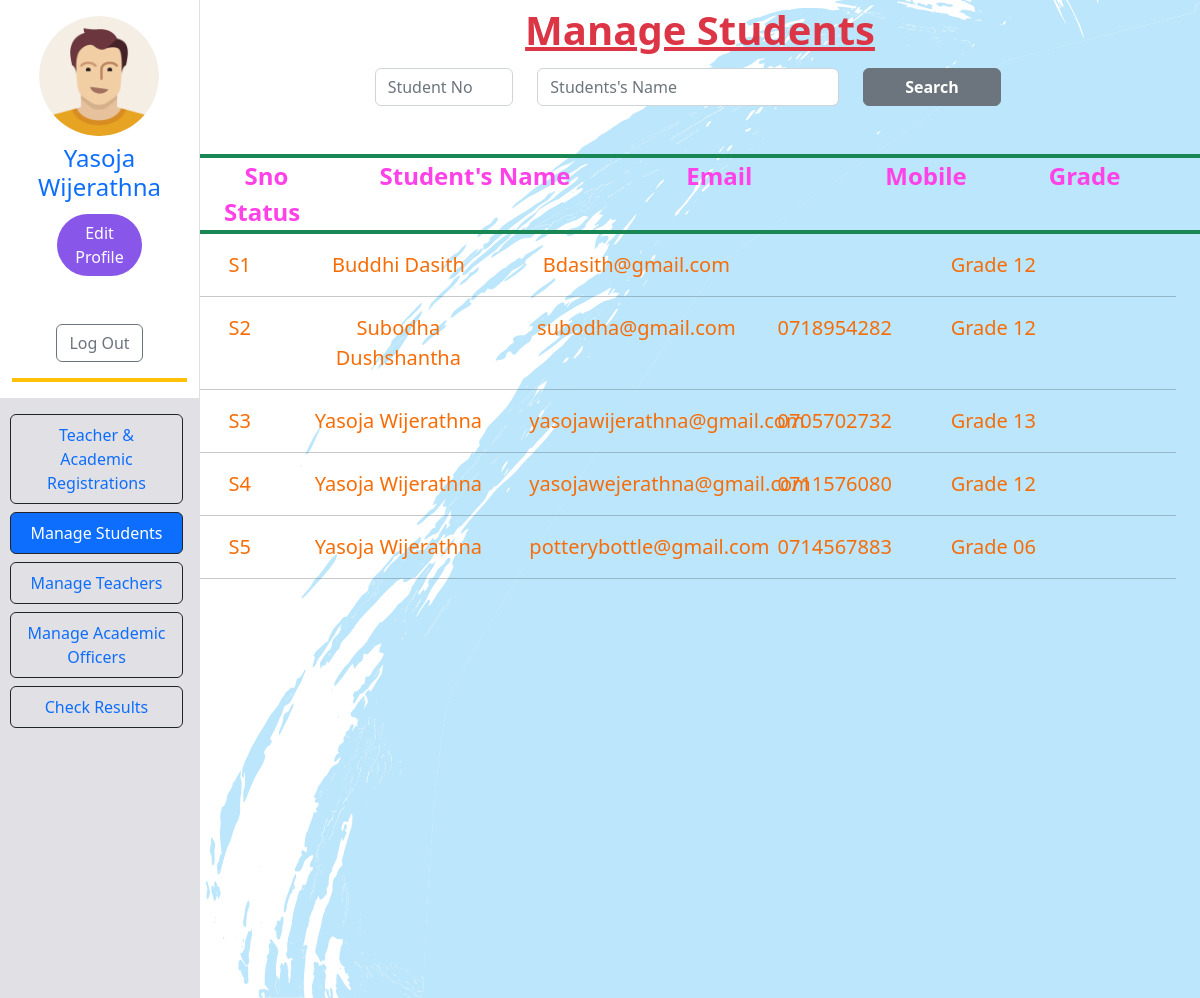
/LMS/studentManaging.php (signed in), run on the app's committed database.
### tables this page shows
CREATE TABLE IF NOT EXISTS `admin_profile` (
  `id` int NOT NULL AUTO_INCREMENT,
  `admin_email` varchar(45) NOT NULL,
  `line1` varchar(45) DEFAULT NULL,
  `line2` varchar(45) DEFAULT NULL,
  `city_id` int NOT NULL,
  `img_path` text,
  PRIMARY KEY (`id`),
  KEY `fk_admin_profile_admin1_idx` (`admin_email`),
  KEY `fk_admin_profile_city1_idx` (`city_id`),
  CONSTRAINT `fk_admin_profile_admin1` FOREIGN KEY (`admin_email`) REFERENCES `admin` (`email`),
  CONSTRAINT `fk_admin_profile_city1` FOREIGN KEY (`city_id`) REFERENCES `city` (`id`)
);

CREATE TABLE IF NOT EXISTS `student` (
  `Sno` varchar(15) NOT NULL,
  `firstName` varchar(45) DEFAULT NULL,
  `lastName` varchar(45) DEFAULT NULL,
  `DOB` date DEFAULT NULL,
  `gender_id` int NOT NULL,
  `status_id` int NOT NULL,
  `email` varchar(70) DEFAULT NULL,
  `password` varchar(45) DEFAULT NULL,
  `otp` varchar(45) DEFAULT NULL,
  `registeredDate` date DEFAULT NULL,
  `grade_id` int NOT NULL,
  `mobile` varchar(10) DEFAULT NULL,
  PRIMARY KEY (`Sno`),
  UNIQUE KEY `email_UNIQUE` (`email`),
  UNIQUE KEY `mobile_UNIQUE` (`mobile`),
  KEY `fk_student_gender_idx` (`gender_id`),
  KEY `fk_student_status1_idx` (`status_id`),
  KEY `fk_student_grade1_idx` (`grade_id`),
  CONSTRAINT `fk_student_gender` FOREIGN KEY (`gender_id`) REFERENCES `gender` (`id`),
  CONSTRAINT `fk_student_grade1` FOREIGN KEY (`grade_id`) REFERENCES `grade` (`id`),
  CONSTRAINT `fk_student_status1` FOREIGN KEY (`status_id`) REFERENCES `status` (`id`)
);

CREATE TABLE IF NOT EXISTS `grade` (
  `id` int NOT NULL AUTO_INCREMENT,
  `grade` varchar(45) DEFAULT NULL,
  PRIMARY KEY (`id`)
);

### LMS/connection.php (called while the page is built, shortened)
<?php
class Database{
    public static $connection;
    public static function setUpConnection(){
        if(!isset(Database::$connection)){
            Database::$connection =new mysqli("localhost","root","colombo123","lms","3306");
        }
    }
    public static function search ($q) {
        $resultset=Database::$connection->query($q);
        return $resultset;
    }
}
?>

### LMS/studentManaging.php (the view, shortened to what this page needs)
<?php
require "connection.php";
if (isset($_SESSION["admin"])) {
?>
    <!DOCTYPE html>
    <html>
    <head>
        <link rel="stylesheet" href="bootstrap.css" />
        <link rel="stylesheet" href="https://cdn.jsdelivr.net/npm/bootstrap-icons@1.9.1/font/bootstrap-icons.css">
        <link rel="stylesheet" href="style.css" />
    </head>
    <body class="main_body2 ">
        <div class="container-fluid">
            <div class="row">
            <div class="col-12 col-lg-2 container-fluid border-end">
                    <div class="row ">
                        <div class="col-12 align-items-start   ">
                            <div class="row g-1 text-center justify-content-center ">
                                <?php
                                $imgRs = Database::search("SELECT * FROM `admin_profile` WHERE `admin_email`='" . $_SESSION["admin"]["email"] . "' ");
                                $img = $imgRs->fetch_assoc();
                                ?>
                                <div class="col-10">
                                    <img src="<?php echo ($img["img_path"]) ?>" style=" width: 120px; border-radius: 90px; margin-right: 1px; " class=" mt-3 " alt="">
                                </div>
                                <div class="col-12 mt-2">
                                    <h4 class="text-primary      fs-4   "><?php echo $_SESSION["admin"]["firstName"] . " " . $_SESSION["admin"]["lastName"]; ?></h4>
                                </div>
                                <div class="col-6">
                                    <button class="btn rounded-5 text-white" style="background-color: #8956ea;" onclick="editProfile();">Edit Profile</button>
                                </div>
                                <div class="col-12 mt-5 justify-content-center">
                                    <button class="btn btn-outline-secondary col-6" onclick="logOut();"> Log Out</button>
                                </div>
                            </div>
                            <hr class="border border-2  opacity-100 border-warning" />
                        </div>
                    </div>
                    <div class="row" style=" background-color: #E1E0E4; height:50vmax; overflow-y:hidden ;">
                        <div class="col-12 align-items-start">
                            <div class="row g-1">
                                <div class="row g-1 text-center  ">
                                    <div class="nav flex-column nav-pills me-3 mt-3" role="tablist" aria-orientation="vertical">
                                        <nav class="nav flex-column">
                                            <a class="nav-link  border border-dark" aria-current="page" href="adminPanel.php">Teacher & Academic <br>Registrations</a>
                                            <a class="nav-link active border border-dark mt-2" href="studentManaging.php">Manage Students</a>
                                            <a class="nav-link border border-dark mt-2" href="teacherManaging.php">Manage Teachers</a>
                                            <a class="nav-link border border-dark mt-2" href="academicManaging.php">Manage Academic Officers</a>
                                            <a class="nav-link border border-dark mt-2" href="checkResults.php">Check Results</a>
                                        </nav>
                                    </div>
                                </div>
                            </div>
                        </div>
                    </div>
                </div>
                <div class="col-12 col-lg-10">
                    <div class="row ">
                        <div class="col-12 text-center">
                            <label class="form-label text-danger text-decoration-underline fw-bold fs-1">Manage Students</label>
                        </div>
                        <div class="row  justify-content-center">
                            <div class="col-2">
                                <input type="text" id="tno" class="form-control" placeholder="Student No">
                            </div>
                            <div class="col-4">
                                <input type="text" id="tname" class=" form-control" placeholder="Students's Name">
                            </div>
                            <div class="col-2">
                                <button class=" btn btn-secondary fw-bold col-12" onclick="searchTeacher()">Search</button>
                            </div>
                        </div>
                        <hr class=" border border-2 opacity-100 border-success mt-5 mb-0">
                        <div class="row  justify-content-center fw-bold text-center " style="font-size: x-large; color: #FF41E8;  ">
                            <div class=" row ">
                                <div class="col " style="margin-right: 35px;" >
                                    <Span>Sno</Span>
                                </div>
                                <div class="col-3 justify-content-center" style="margin-right: 10px;">
                                    <span>Student's Name</span>
                                </div>
                                <div class="col-2 " style="margin-left: 36px;">
                                    <span>Email</span>
                                </div>
                                <div class="col-2" style="margin-left: 48px;">
                                    <span>Mobile</span>
                                </div>
                                <div class="col-2 text-center">
                                    <span>Grade</span>
                                </div>
                                <div class="col-1">
                                    <span>Status</span>
                                </div>
                            </div>
                        </div>
                        <hr class=" border border-2 opacity-100 border-success mt-0">
                        <div class="row " id="viewArea">
                            <?php
                            $studentRs = Database::search("SELECT * FROM `student`
                                                       INNER JOIN `grade` ON `student`.`grade_id`=`grade`.`id`
                                                       INNER JOIN `status` ON `student`.`status_id`=`status`.`id`   ORDER BY `Sno`");
                            $studentNum = $studentRs->num_rows;
                            for ($x = 0; $x < $studentNum; $x++) {
                                $student = $studentRs->fetch_assoc();
                            ?>
                                <div ondblclick="loadStudentDetail(<?php echo $x ?>);" class="row  justify-content-center  text-center mt-0 mb-3 fs-5 " style=" color: #F66D08;  ">
                                    <div class="col-1 ">
                                        <Span id="sno<?php echo $x ?>" ><?php echo $student["Sno"] ?></Span>
                                    </div>
                                    <div class="col-3 justify-content-center">
                                        <span><?php echo $student["firstName"] . " " . $student["lastName"] ?></span>
                                    </div>
                                    <div class="col-lg-3 ">
                                        <span><?php echo $student["email"] ?></span>
                                    </div>
                                    <div class="col-2">
                                        <span><?php echo $student["mobile"] ?></span>
                                    </div>
                                    <div class="col-2">
                                        <span><?php echo $student["grade"] ?></span>
                                    </div>
                                    <div class="col-1">
                                    </div>
                                </div>
                                <hr>
                            <?php
                            }
                            ?>
                        </div>
                    </div>
                </div>
            </div>
        </div>
    </body>
    </html>
<?php
} else {
    echo ("You are Not a valid user");
}
?>

### LMS/style.css (style rules this page uses)
.main_body2 { background-image: url("resources/images/background-body.svg"); background-size: cover; background-position: center; background-repeat: no-repeat; }

### data on the page
admin_profile: img_path (picture)
student: Sno "S1", firstName "Buddhi", lastName "Dasith", email "Bdasith@gmail.com", grade.grade "Grade 12"
student: Sno "S2", firstName "Subodha", lastName "Dushshantha", email "subodha@gmail.com", mobile "0718954282", grade.grade "Grade 12"
student: Sno "S3", firstName "Yasoja", lastName "Wijerathna", email "yasojawijerathna@gmail.com", mobile "0705702732", grade.grade "Grade 13"
student: Sno "S4", firstName "Yasoja", lastName "Wijerathna", email "yasojawejerathna@gmail.com", mobile "0711576080", grade.grade "Grade 12"
student: Sno "S5", firstName "Yasoja", lastName "Wijerathna", email "potterybottle@gmail.com", mobile "0714567883", grade.grade "Grade 06"

### other printed values
$_SESSION["admin"]["firstName"] "Yasoja"
$_SESSION["admin"]["lastName"] "Wijerathna"
